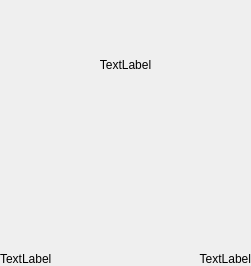
<?xml version="1.0" encoding="UTF-8"?>
<ui version="4.0">
 <class>PatientInfoWidget</class>
 <widget class="QWidget" name="PatientInfoWidget">
  <property name="geometry">
   <rect>
    <x>0</x>
    <y>0</y>
    <width>251</width>
    <height>266</height>
   </rect>
  </property>
  <property name="windowTitle">
   <string>Form</string>
  </property>
  <layout class="QVBoxLayout" name="verticalLayout">
   <property name="leftMargin">
    <number>0</number>
   </property>
   <property name="topMargin">
    <number>0</number>
   </property>
   <property name="rightMargin">
    <number>0</number>
   </property>
   <property name="bottomMargin">
    <number>0</number>
   </property>
   <item>
    <widget class="QLabel" name="labelData">
     <property name="text">
      <string>TextLabel</string>
     </property>
     <property name="alignment">
      <set>Qt::AlignCenter</set>
     </property>
    </widget>
   </item>
   <item>
    <layout class="QHBoxLayout" name="horizontalLayout">
     <item>
      <widget class="QLabel" name="labelInfo">
       <property name="text">
        <string>TextLabel</string>
       </property>
       <property name="alignment">
        <set>Qt::AlignBottom|Qt::AlignLeading|Qt::AlignLeft</set>
       </property>
      </widget>
     </item>
     <item>
      <widget class="QLabel" name="labelPic">
       <property name="text">
        <string>TextLabel</string>
       </property>
       <property name="alignment">
        <set>Qt::AlignBottom|Qt::AlignRight|Qt::AlignTrailing</set>
       </property>
      </widget>
     </item>
    </layout>
   </item>
  </layout>
 </widget>
 <resources/>
 <connections/>
</ui>
